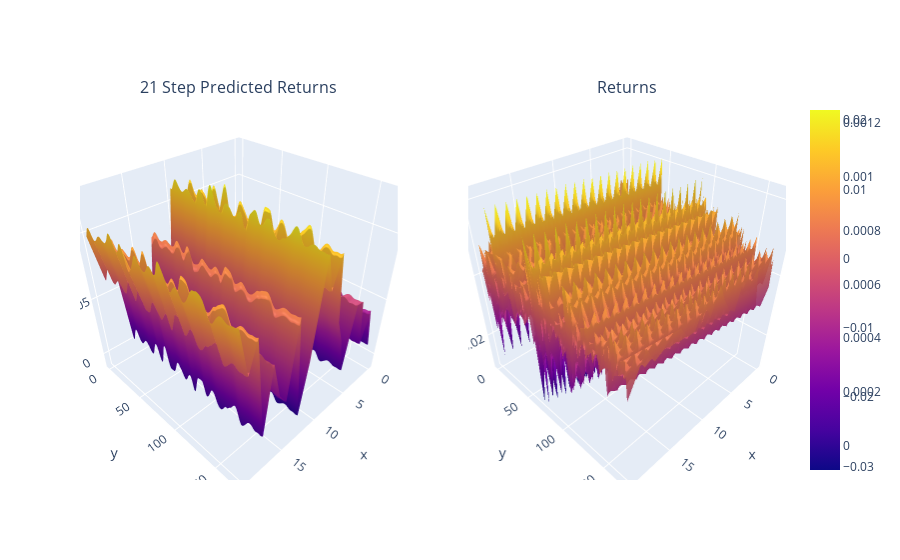

Write notebook code for a chart like this one.
### Code cell
# Displaying results
fig = make_subplots(rows=1, cols=2,
                    specs=[[{'is_3d': True}, {'is_3d': True}]],
                    subplot_titles=['21 Step Predicted Returns', 'Returns'],
                    )

fig.add_trace(go.Surface(z=predicted_returns),
    1, 1
)

fig.add_trace(go.Surface(z=returns_scaler.inverse_transform(returns_y_test), opacity=0.9),
    1, 2
)

fig.show()

### Figure 1 — Plotly figure (JSON) as saved in the notebook; plotly's stock layout.template omitted (floating-point values rounded to 4 significant figures; data arrays with more than 128 entries replaced by an {"elided": "..."} marker saying what was removed)
{"data": [{"scene": "scene", "type": "surface", "z": {"elided": "171x21 float values"}}, {"opacity": 0.9, "scene": "scene2", "type": "surface", "z": {"elided": "171x21 float values"}}], "layout": {"annotations": [{"font": {"size": 16}, "showarrow": false, "text": "21 Step Predicted Returns", "x": 0.225, "xanchor": "center", "xref": "paper", "y": 1, "yanchor": "bottom", "yref": "paper"}, {"font": {"size": 16}, "showarrow": false, "text": "Returns", "x": 0.775, "xanchor": "center", "xref": "paper", "y": 1, "yanchor": "bottom", "yref": "paper"}], "scene": {"domain": {"x": [0, 0.45], "y": [0, 1]}}, "scene2": {"domain": {"x": [0.55, 1], "y": [0, 1]}}}}
